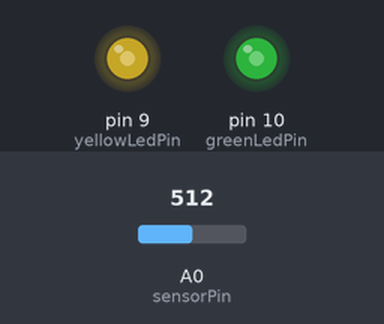
Recording of a sketch running on a simulated Arduino Uno, built with avr-gcc and run on an emulated ATmega328P. On the bench: output pins drawn as LEDs (lit = HIGH). The inputs (shaded band) are chosen by the test bench; at power-on: A0 (sensorPin) = 512.

Above: at 1.2 s.
1.3 s: A0 (sensorPin) set to 716
At 1.6 s:
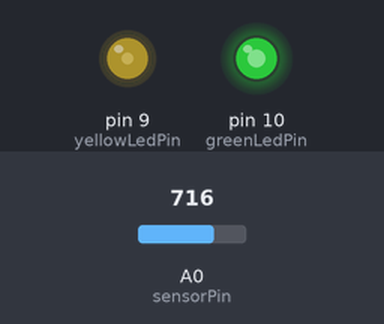
2.8 s: A0 (sensorPin) set to 900
At 3.8 s:
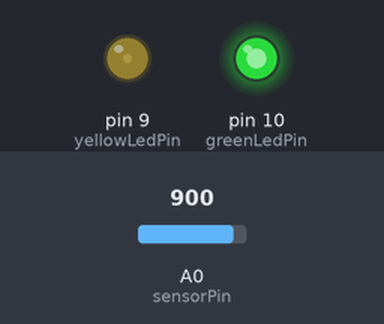
4.3 s: A0 (sensorPin) set to 1023
At 4.8 s:
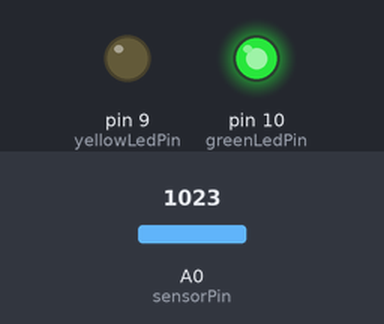
5.8 s: A0 (sensorPin) set to 306
At 6.9 s:
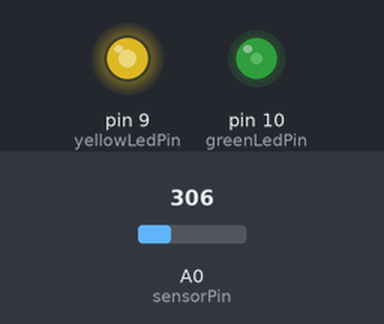
7.3 s: A0 (sensorPin) set to 122
At 8.5 s:
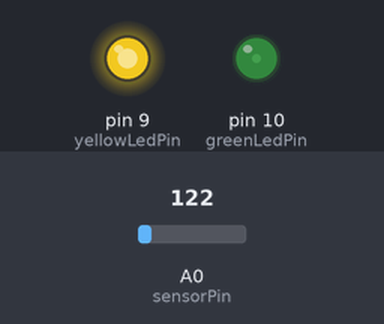
8.8 s: A0 (sensorPin) set to 511
At 9.7 s:
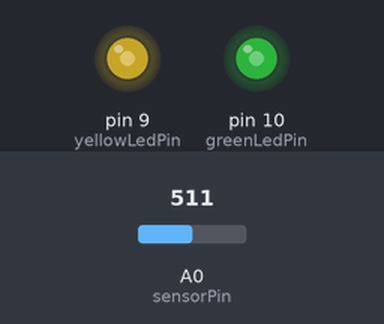
Timing chart, 0 to 11.3 s (numbered marks = the images above; inputs shaded):
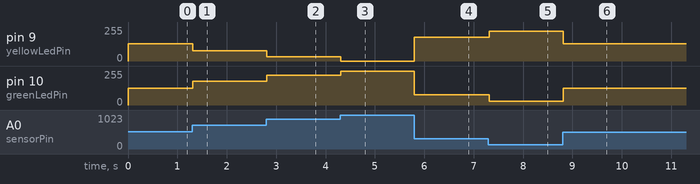

Measured:
- after the input at 1.3 s, pin 9 (yellowLedPin): 128/255 → 77/255 at once; pin 10 (greenLedPin): 127/255 → 178/255 at once
- after the input at 2.8 s, pin 9 (yellowLedPin): 77/255 → 31/255 at once; pin 10 (greenLedPin): 178/255 → 224/255 at once
- after the input at 4.3 s, pin 9 (yellowLedPin): 31/255 → 0/255 at once; pin 10 (greenLedPin): 224/255 → 255/255 at once
- after the input at 5.8 s, pin 9 (yellowLedPin): 0/255 → 179/255 at once; pin 10 (greenLedPin): 255/255 → 76/255 at once
- after the input at 7.3 s, pin 9 (yellowLedPin): 179/255 → 225/255 at once; pin 10 (greenLedPin): 76/255 → 30/255 at once
- after the input at 8.8 s, pin 9 (yellowLedPin): 225/255 → 128/255 at once; pin 10 (greenLedPin): 30/255 → 127/255 at once

The sketch:

6C.ino
```cpp
int greenLedPin = 10;
int yellowLedPin = 9;
float sensorValue = 0;
int sensorPin = A0;

void setup() {
  pinMode(sensorPin, INPUT);
  Serial.begin(9600);
  pinMode(greenLedPin, OUTPUT);
  pinMode(yellowLedPin, OUTPUT);
}

void loop() {
  sensorValue = analogRead(sensorPin);
  sensorValue = map(sensorValue, 0, 1023, 0 ,255);
  analogWrite(greenLedPin, sensorValue);
  analogWrite(yellowLedPin, 255 - sensorValue);
  delay(20);
}
```
